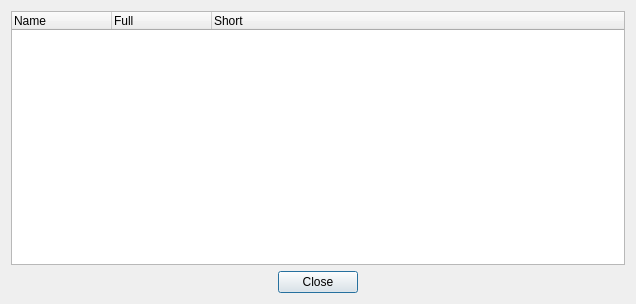
<?xml version="1.0" encoding="UTF-8"?>
<ui version="4.0">
 <class>dlgLogMessage</class>
 <widget class="QDialog" name="dlgLogMessage">
  <property name="geometry">
   <rect>
    <x>0</x>
    <y>0</y>
    <width>636</width>
    <height>304</height>
   </rect>
  </property>
  <property name="windowTitle">
   <string>Log Message</string>
  </property>
  <layout class="QVBoxLayout" name="verticalLayout">
   <item>
    <widget class="QTreeWidget" name="treeLogMessage">
     <column>
      <property name="text">
       <string>Name</string>
      </property>
     </column>
     <column>
      <property name="text">
       <string>Full</string>
      </property>
     </column>
     <column>
      <property name="text">
       <string>Short</string>
      </property>
     </column>
    </widget>
   </item>
   <item>
    <widget class="QDialogButtonBox" name="btnClose">
     <property name="orientation">
      <enum>Qt::Horizontal</enum>
     </property>
     <property name="standardButtons">
      <set>QDialogButtonBox::Close</set>
     </property>
     <property name="centerButtons">
      <bool>true</bool>
     </property>
    </widget>
   </item>
  </layout>
 </widget>
 <resources/>
 <connections>
  <connection>
   <sender>btnClose</sender>
   <signal>accepted()</signal>
   <receiver>dlgLogMessage</receiver>
   <slot>accept()</slot>
   <hints>
    <hint type="sourcelabel">
     <x>248</x>
     <y>254</y>
    </hint>
    <hint type="destinationlabel">
     <x>157</x>
     <y>274</y>
    </hint>
   </hints>
  </connection>
  <connection>
   <sender>btnClose</sender>
   <signal>rejected()</signal>
   <receiver>dlgLogMessage</receiver>
   <slot>reject()</slot>
   <hints>
    <hint type="sourcelabel">
     <x>316</x>
     <y>260</y>
    </hint>
    <hint type="destinationlabel">
     <x>286</x>
     <y>274</y>
    </hint>
   </hints>
  </connection>
 </connections>
</ui>
